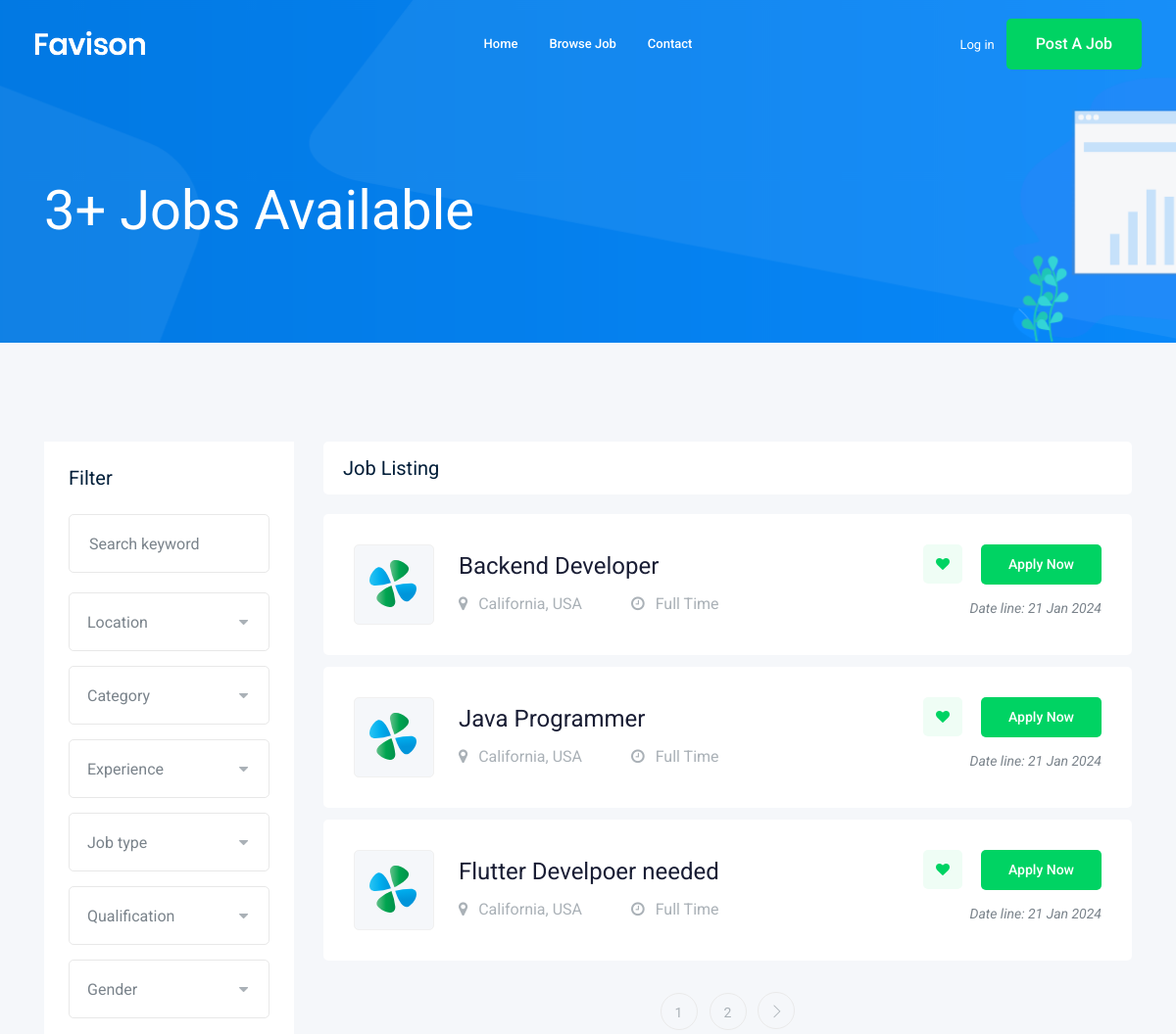
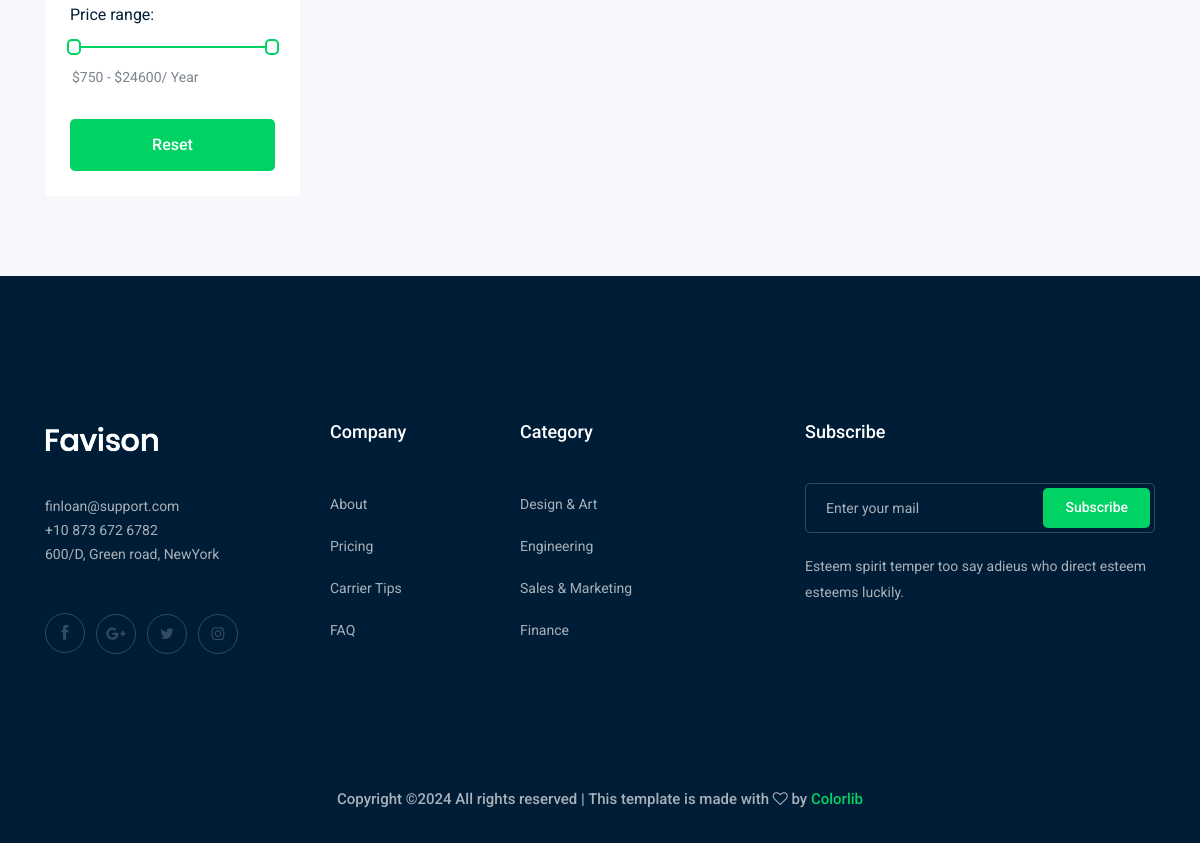
Screenshot of /jobs/ with the database file from the repository (2 pictures, top to bottom).
### job/models.py (models this page shows, shortened)
class Job (models.Model):
    owner = models.ForeignKey(User , verbose_name=("job_owner"), on_delete=models.CASCADE)
    title = models.CharField(max_length=50)
    job_type = models.CharField(max_length=50 , choices = JOB_TYPE)
    content = models.TextField(max_length=1000)
    published_at = models.DateTimeField(auto_now=True)
    vacancy = models.IntegerField(default=1)
    salary = models.IntegerField(default = 0)
    category = models.ForeignKey("Category", on_delete=models.CASCADE)
    image = models.ImageField(upload_to=image_upload)
    slug = models.SlugField(null = True , blank =True)

### job/views.py (the view)
# urls.py: path('',views.job_list, name='job_list'),
def job_list (request):
    job_list = Job.objects.all()
    paginator = Paginator(job_list , 3)
    page_number = request.GET.get("page")
    page_obj = paginator.get_page(page_number)
    context = {
        'jobs' : page_obj
    }
    return render(request , 'job/job_list.html', context )

### job/templates/job/job_list.html (shortened to what this page needs)
{% extends "base.html" %}
{% block body %}
    <div class="bradcam_area bradcam_bg_1">
        <div class="container">
            <div class="row">
                <div class="col-xl-12">
                    <div class="bradcam_text">
                        <h3>{{jobs|length}}+ Jobs Available</h3>
                    </div>
                </div>
            </div>
        </div>
    </div>
    <div class="job_listing_area plus_padding">
        <div class="container">
            <div class="row">
                <div class="col-lg-3">
                    <div class="job_filter white-bg">
                        <div class="form_inner white-bg">
                            <h3>Filter</h3>
                            <form action="#">
                                <div class="row">
                                    <div class="col-lg-12">
                                        <div class="single_field">
                                            <input type="text" placeholder="Search keyword">
                                        </div>
                                    </div>
                                    <div class="col-lg-12">
                                    </div>
                                    <div class="col-lg-12">
                                    </div>
                                    <div class="col-lg-12">
                                    </div>
                                    <div class="col-lg-12">
                                    </div>
                                    <div class="col-lg-12">
                                    </div>
                                    <div class="col-lg-12">
                                    </div>
                                </div>
                            </form>
                        </div>
                        <div class="range_wrap">
                            <label for="amount">Price range:</label>
                            <div id="slider-range"></div>
                            <p>
                                <input type="text" id="amount" readonly style="border:0; color:#7A838B; font-size: 14px; font-weight:400;">
                            </p>
                        </div>
                        <div class="reset_btn">
                            <button  class="boxed-btn3 w-100" type="submit">Reset</button>
                        </div>
                    </div>
                </div>
                <div class="col-lg-9">
                    <div class="recent_joblist_wrap">
                        <div class="recent_joblist white-bg ">
                            <div class="row align-items-center">
                                <div class="col-md-6">
                                    <h4>Job Listing</h4>
                                </div>
                                <div class="col-md-6">
                                </div>
                            </div>
                        </div>
                    </div>
                    <div class="job_lists m-0">
                        <div class="row">
                            {% for job in jobs  %}
                            <div class="col-lg-12 col-md-12">
                                <div class="single_jobs white-bg d-flex justify-content-between">
                                    <div class="jobs_left d-flex align-items-center">
                                        <div class="thumb">
                                            <img src="img/svg_icon/1.svg" alt="">
                                        </div>
                                        <div class="jobs_conetent">
                                            <a href="{% url "jobs:job_detail" job.slug %}"><h4>{{job.title}}</h4></a>
                                            <div class="links_locat d-flex align-items-center">
                                                <div class="location">
                                                    <p> <i class="fa fa-map-marker"></i> California, USA</p>
                                                </div>
                                                <div class="location">
                                                    <p> <i class="fa fa-clock-o"></i> {{job.job_type}}</p>
                                                </div>
                                            </div>
                                        </div>
                                    </div>
                                    <div class="jobs_right">
                                        <div class="apply_now">
                                            <a class="heart_mark" href="#"> <i class="fa fa-heart"></i> </a>
                                            <a href="{% url 'jobs:job_detail' job.slug %}" class="boxed-btn3">Apply Now</a>
                                        </div>
                                        <div class="date">
                                            <p>Date line: {{job.published_at|date:'d M Y'}}</p>
                                        </div>
                                    </div>
                                </div>
                            </div>
                            {% endfor %}
                        </div>
                        <div class="row">
                            {% if jobs.has_other_pages %}
                            <div class="col-lg-12">
                                <div class="pagination_wrap">
                                    <ul>
                                        {% for i in jobs.paginator.page_range  %}
                                        <li><a href="?page={{i}}"><span>{{i}}</span></a></li>
                                        {% endfor %}
                                        {% if jobs.has_next %}
                                        <li><a href="?page={{jobs.has_next_page_number}}"> <i class="ti-angle-right"></i> </a></li>
                                        {% endif %}
                                    </ul>
                                </div>
                            </div>
                            {% endif %}
                        </div>
                    </div>
                </div>
            </div>
        </div>
    </div>
    {% endblock body %}

### rows the page displays
Job: title "Backend Developer", job_type "Full Time", published_at "21 Jan 2024"
Job: title "Java Programmer", job_type "Full Time", published_at "21 Jan 2024"
Job: title "Flutter Develpoer needed", job_type "Full Time", published_at "21 Jan 2024"

### other values shown
{{ jobs|length }} "3"
{{ i }} "1" "2"
